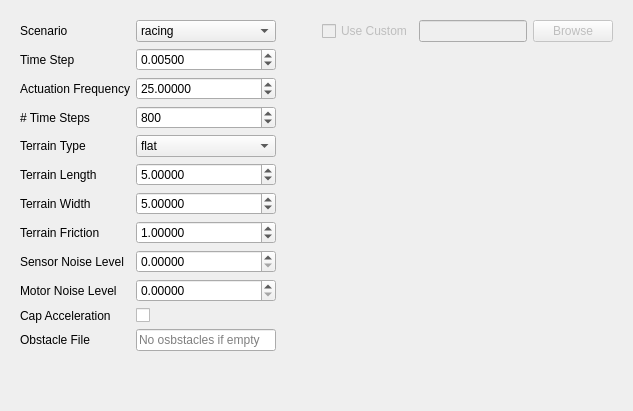
      <widget class="QWidget" name="tab_simulation">
       <attribute name="title">
        <string>Simulation</string>
       </attribute>
       <layout class="QGridLayout" name="gridLayout_5">
        <item row="0" column="0">
         <widget class="QWidget" name="widget_2" native="true">
          <layout class="QGridLayout" name="gridLayout_7">
           <item row="3" column="0">
            <widget class="QLabel" name="label_32">
             <property name="text">
              <string># Time Steps</string>
             </property>
            </widget>
           </item>
           <item row="4" column="1">
            <widget class="QComboBox" name="combo_terraintype">
             <item>
              <property name="text">
               <string>flat</string>
              </property>
             </item>
            </widget>
           </item>
           <item row="2" column="0">
            <widget class="QLabel" name="label_31">
             <property name="text">
              <string>Actuation Frequency</string>
             </property>
            </widget>
           </item>
           <item row="0" column="3">
            <widget class="QCheckBox" name="check_customscenario">
             <property name="enabled">
              <bool>false</bool>
             </property>
             <property name="text">
              <string>Use Custom</string>
             </property>
            </widget>
           </item>
           <item row="0" column="1">
            <widget class="QComboBox" name="combo_scenario">
             <item>
              <property name="text">
               <string>racing</string>
              </property>
             </item>
             <item>
              <property name="text">
               <string>chasing</string>
              </property>
             </item>
             <item>
              <property name="text">
               <string>obstacle_avoidance</string>
              </property>
             </item>
            </widget>
           </item>
           <item row="5" column="1">
            <widget class="QDoubleSpinBox" name="dspin_terrainlength">
             <property name="decimals">
              <number>5</number>
             </property>
             <property name="value">
              <double>5.000000000000000</double>
             </property>
            </widget>
           </item>
           <item row="1" column="1">
            <widget class="QDoubleSpinBox" name="dspin_timestep">
             <property name="decimals">
              <number>5</number>
             </property>
             <property name="value">
              <double>0.005000000000000</double>
             </property>
            </widget>
           </item>
           <item row="6" column="0">
            <widget class="QLabel" name="label_35">
             <property name="text">
              <string>Terrain Width</string>
             </property>
            </widget>
           </item>
           <item row="9" column="0">
            <widget class="QLabel" name="label_38">
             <property name="text">
              <string>Motor Noise Level</string>
             </property>
            </widget>
           </item>
           <item row="7" column="1">
            <widget class="QDoubleSpinBox" name="dspin_terrainfriction">
             <property name="decimals">
              <number>5</number>
             </property>
             <property name="value">
              <double>1.000000000000000</double>
             </property>
            </widget>
           </item>
           <item row="5" column="0">
            <widget class="QLabel" name="label_34">
             <property name="text">
              <string>Terrain Length</string>
             </property>
            </widget>
           </item>
           <item row="13" column="0">
            <spacer name="verticalSpacer_3">
             <property name="orientation">
              <enum>Qt::Vertical</enum>
             </property>
             <property name="sizeHint" stdset="0">
              <size>
               <width>20</width>
               <height>40</height>
              </size>
             </property>
            </spacer>
           </item>
           <item row="10" column="0">
            <widget class="QLabel" name="label_39">
             <property name="text">
              <string>Cap Acceleration</string>
             </property>
            </widget>
           </item>
           <item row="10" column="1">
            <widget class="QCheckBox" name="check_capacceleration">
             <property name="text">
              <string/>
             </property>
            </widget>
           </item>
           <item row="6" column="1">
            <widget class="QDoubleSpinBox" name="dspin_terrainwidth">
             <property name="decimals">
              <number>5</number>
             </property>
             <property name="value">
              <double>5.000000000000000</double>
             </property>
            </widget>
           </item>
           <item row="4" column="0">
            <widget class="QLabel" name="label_33">
             <property name="text">
              <string>Terrain Type</string>
             </property>
            </widget>
           </item>
           <item row="1" column="0">
            <widget class="QLabel" name="label_30">
             <property name="text">
              <string>Time Step</string>
             </property>
            </widget>
           </item>
           <item row="9" column="1">
            <widget class="QDoubleSpinBox" name="dspin_motornoiselevel">
             <property name="decimals">
              <number>5</number>
             </property>
             <property name="value">
              <double>0.000000000000000</double>
             </property>
            </widget>
           </item>
           <item row="8" column="0">
            <widget class="QLabel" name="label_37">
             <property name="text">
              <string>Sensor Noise Level</string>
             </property>
            </widget>
           </item>
           <item row="8" column="1">
            <widget class="QDoubleSpinBox" name="dspin_sensornoiselevel">
             <property name="decimals">
              <number>5</number>
             </property>
             <property name="value">
              <double>0.000000000000000</double>
             </property>
            </widget>
           </item>
           <item row="0" column="0">
            <widget class="QLabel" name="label_29">
             <property name="text">
              <string>Scenario</string>
             </property>
            </widget>
           </item>
           <item row="0" column="4">
            <widget class="QLineEdit" name="line_scenario">
             <property name="enabled">
              <bool>false</bool>
             </property>
            </widget>
           </item>
           <item row="7" column="0">
            <widget class="QLabel" name="label_36">
             <property name="text">
              <string>Terrain Friction</string>
             </property>
            </widget>
           </item>
           <item row="2" column="1">
            <widget class="QDoubleSpinBox" name="dspin_actuationfrequency">
             <property name="decimals">
              <number>5</number>
             </property>
             <property name="value">
              <double>25.000000000000000</double>
             </property>
            </widget>
           </item>
           <item row="0" column="5">
            <widget class="QPushButton" name="push_browsescenario">
             <property name="enabled">
              <bool>false</bool>
             </property>
             <property name="text">
              <string>Browse</string>
             </property>
            </widget>
           </item>
           <item row="11" column="0">
            <widget class="QLabel" name="label_42">
             <property name="text">
              <string>Obstacle File</string>
             </property>
            </widget>
           </item>
           <item row="11" column="1">
            <widget class="QLineEdit" name="line_obstacles">
             <property name="placeholderText">
              <string>No osbstacles if empty</string>
             </property>
            </widget>
           </item>
           <item row="3" column="1">
            <widget class="QSpinBox" name="spin_ntimesteps">
             <property name="maximum">
              <number>100000000</number>
             </property>
             <property name="singleStep">
              <number>1</number>
             </property>
             <property name="value">
              <number>800</number>
             </property>
            </widget>
           </item>
           <item row="0" column="2">
            <spacer name="horizontalSpacer_3">
             <property name="orientation">
              <enum>Qt::Horizontal</enum>
             </property>
             <property name="sizeHint" stdset="0">
              <size>
               <width>40</width>
               <height>20</height>
              </size>
             </property>
            </spacer>
           </item>
          </layout>
         </widget>
        </item>
       </layout>
      </widget>
